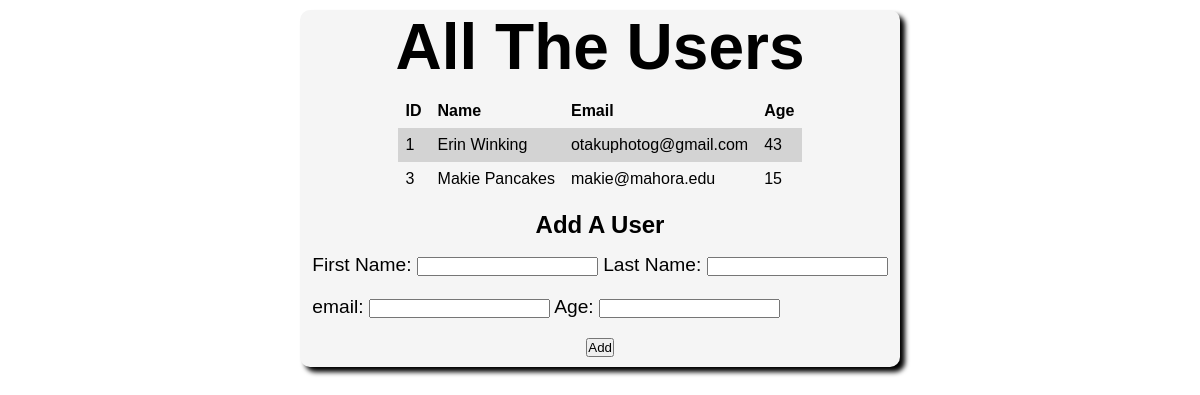
Before: / with the older database file.
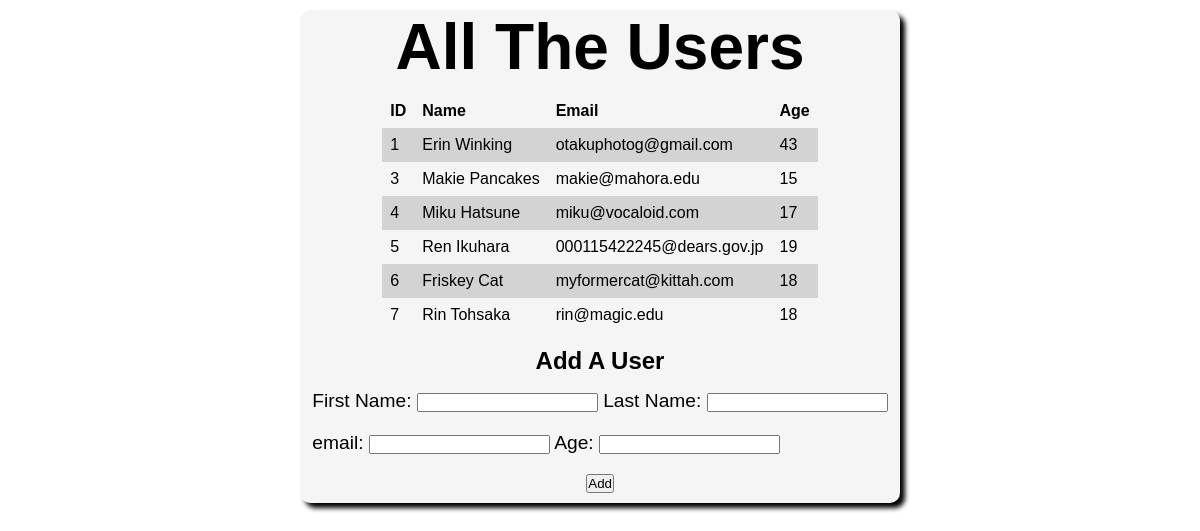
After: the same page with the newer database file.
### users_app/models.py (models this page shows, shortened)
class Users(models.Model):
    first_name = models.CharField(max_length=255)
    last_name = models.CharField(max_length=255)
    email_address = models.CharField(max_length=255)
    age = models.IntegerField()
    created_at = models.DateTimeField(auto_now_add=True)
    updated_at = models.DateTimeField(auto_now=True)

### users_app/views.py (the view)
# urls.py: path('', views.users_home),
def users_home(request):
    print('This is the USERS HOME page.')
    context = {
        "users_list": Users.objects.all(),
    }
    return render(request, 'users/index.html', context)

### users_app/templates/users/index.html (shortened to what this page needs)
{% load static %}
<!DOCTYPE html>
<html lang="en">
<head>
    <link rel="stylesheet" href="{% static 'users/style.css' %}">
</head>
<body>
    <div id="container">
        <header>All The Users</header>
        <div id="table">
            <table>
                <tr>
                    <th>ID</th>
                    <th>Name</th>
                    <th>Email</th>
                    <th>Age</th>
                </tr>
                {% for user in users_list %}
                <tr>
                    <td>{{ user.id }}</td>
                    <td>{{ user.first_name }} {{ user.last_name }}</td>
                    <td>{{ user.email_address }}</td>
                    <td>{{ user.age }}</td>
                </tr>
                {% endfor %}
            </table>
        </div>
        <h2>Add A User</h2>
        <form action="users_add" method="POST">
        <div class="nameform">
            <label for="first_name">First Name: </label>
            <input type="text" id="first_name" name="first_name">
            <label for="last_name">Last Name: </label>
            <input type="text" id="last_name" name="last_name">
        </div>
        <div class="nameform">
            <label for="email">email: </label>
            <input type="email" id="email" name="email">
            <label for="age">Age: </label>
            <input type="number" id="age" name="age">
        </div>
            <button type="submit">Add</button>
        </form>
    </div>
</body>
</html>

### users_app/static/users/style.css (style rules this page uses)
* { padding: 0; margin: 0; font-family: Verdana, Geneva, Tahoma, sans-serif; }
#container { display: flex; width: 50%; background-color:#f5f5f5; border-radius: 10px; box-shadow: 5px 5px 5px; margin: 10px auto; flex-direction: column; justify-content: center; align-items: center; }
header { display: block; flex-grow: 4; font-size: 4em; font-weight: bold; }
#table { display: block; padding: 10px; }
table { border-collapse: collapse; }
th, td { text-align: left; padding: 8px; }
tr:nth-child(even) { background-color: lightgray; }
h2 { padding: 5px; }
.nameform { justify-self: baseline; padding: 10px; font-size: 1.2em; }
button { display: inline-block; margin: 10px 47.7%; }

Changed rows visible on the page:
added Users: id "4", first_name "Miku", last_name "Hatsune", email_address "miku@vocaloid.com", age "17"
added Users: id "5", first_name "Ren", last_name "Ikuhara", email_address "000115422245@dears.gov.jp", age "19"
added Users: id "6", first_name "Friskey", last_name "Cat", email_address "myformercat@kittah.com", age "18"
added Users: id "7", first_name "Rin", last_name "Tohsaka", email_address "rin@magic.edu", age "18"
